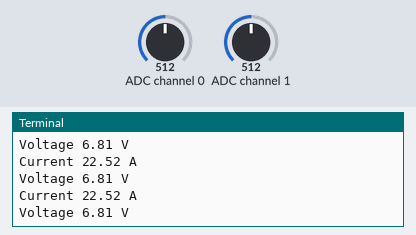
This program was run on a simulated Raspberry Pi (BCM pin numbers). Shown: the last lines printed to the terminal. The inputs (shaded band) are chosen by the test bench; at power-on: ADC channel 0 = 512, ADC channel 1 = 512 (analog values on the 0–1023 scale).

Above: at 1.2 s.
1.3 s: ADC channel 0 set to 716
At 1.9 s:
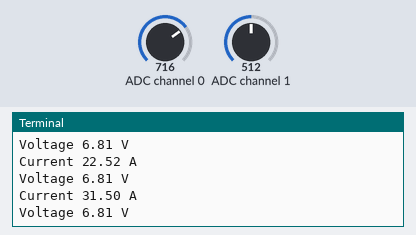
2.8 s: ADC channel 1 set to 716
At 3.4 s:
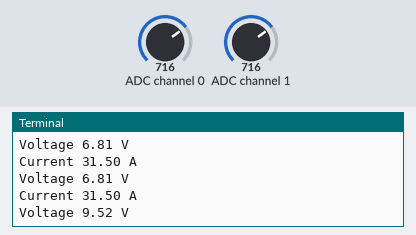
4.3 s: ADC channel 0 set to 900
At 4.9 s:
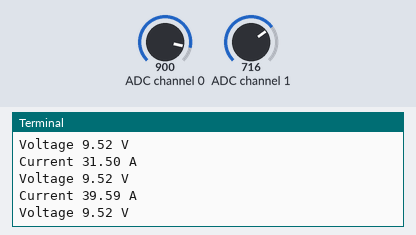
5.8 s: ADC channel 1 set to 900
At 6.4 s:
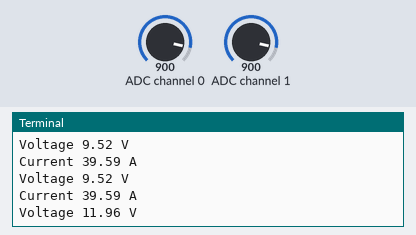
Timing chart, 0 to 8.3 s (numbered marks = the images above; inputs shaded):
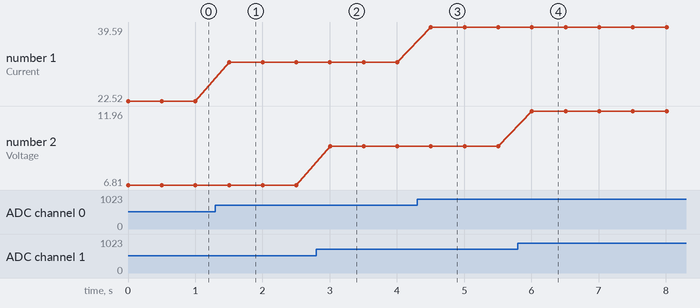

The program:

attopilot_voltage.py
```python
# attopilot_voltage.py - measure current and voltage with Attopilot 13.6V/45A
# (c) BotBook.com - Karvinen, Karvinen, Valtokari
import time
import botbook_mcp3002 as mcp	# <1>

def readVoltage():
	raw = mcp.readAnalog(0,1)	# <2>
	percent = raw / 1023.0	# <3>
	volts = percent * 3.3	# <4>
	sensedVolts = volts * 13.6 / 3.3	# V/V	# <5>
	return sensedVolts	# V

def readCurrent():
	raw = mcp.readAnalog(0,0)
	percent = raw / 1023.0
	volts = percent * 3.3
	sensedCurrent = volts * 45.0 / 3.3	# A/V # <6>
	return sensedCurrent	# A

def main():
	while True:
		voltage = readVoltage()
		current = readCurrent()
		print("Current %.2f A" % current)
		print("Voltage %.2f V" % voltage)
		time.sleep(0.5) # s

if __name__ == "__main__":
	main()
```

botbook_mcp3002.py
```python
# botbook_mcp3002.py - read analog values from mcp3002
# (c) BotBook.com - Karvinen, Karvinen, Valtokari

# Installing spidev:
#  sudo apt-get update
#  sudo apt-get -y install git python-dev
#  git clone https://github.com/doceme/py-spidev.git
#  cd py-spidev/
#  sudo python setup.py install

import spidev	# installation help in botbook_mcp3002.py comments
import time

def readAnalog(device = 0,channel = 0):
	assert device in (1, 0)
	assert channel in (1, 0)
	#open spi
	spi = spidev.SpiDev()
	spi.open(0, device)
	"""
	Protocol start bit (S), sql/diff (D), odd/sign (C), MSBF (M)
	Use leading zero for more stable clock cycle
	0000 000S DCM0 0000 0000 0000
	Sending 3 8bit packages so xpi.xfer2 will return the same amount.
	start bit = 1
	sql/diff = 1 SINGLE ENDED MODE	(2 channel mode)
	odd/sign = channel 0/1
	MSBF = 0
	"""
	command = [1, (2 + channel) << 6, 0]
	#2 + channel shifted 6 to left
	#10 or 11 << 6 = 1000 0000 or 1100 0000
	reply = spi.xfer2(command)
	"""
	Parse right bits from 24 bit package (3*8bit)
	We need only data from last 2 bytes.
	And there we can discard last two bits to get 10 bit value
	as MCP3002 resolution is 10bits
	Discard reply[0] byte and start from reply[1] where our data starts
	"""
	value = reply[1] & 31
	#31 = 0001 1111 with & operation makes sure that we have all data from XXXX DDDD and nothing more. 0001 is for signed in next operation.
	value = value << 6  #Move to left to make room for next piece of data.
	#000D DDDD << 6 = 0DDD DD00 0000
	#Now we get the last of data from reply[2]
	value = value + (reply[2] >> 2)
	#Here we discard last to bits
	#DDDD DDXXX >> 2 = 00DD DDDD
	#0DDD DD00 0000 + 00DD DDDD = 0DDD DDDD DDDD
	spi.close()
	return value


def main():
	#read channel 0 on device 0
	value = readAnalog(0, 0)
	print value
	time.sleep(10)

if __name__ == "__main__":
	main()
```

Measured:
- after the input at 1.3 s, the terminal: prints a new line after 0.20 s (image 1)
- after the input at 2.8 s, the terminal: prints a new line after 0.20 s (image 2)
- after the input at 4.3 s, the terminal: prints a new line after 0.21 s (image 3)
- after the input at 5.8 s, the terminal: prints a new line after 0.21 s (image 4)
- plotted number 1: 22.52 → 31.5 after the input at 1.3 s, 31.5 → 39.59 after the input at 4.3 s
- plotted number 2: 6.81 → 9.52 after the input at 2.8 s, 9.52 → 11.96 after the input at 5.8 s
